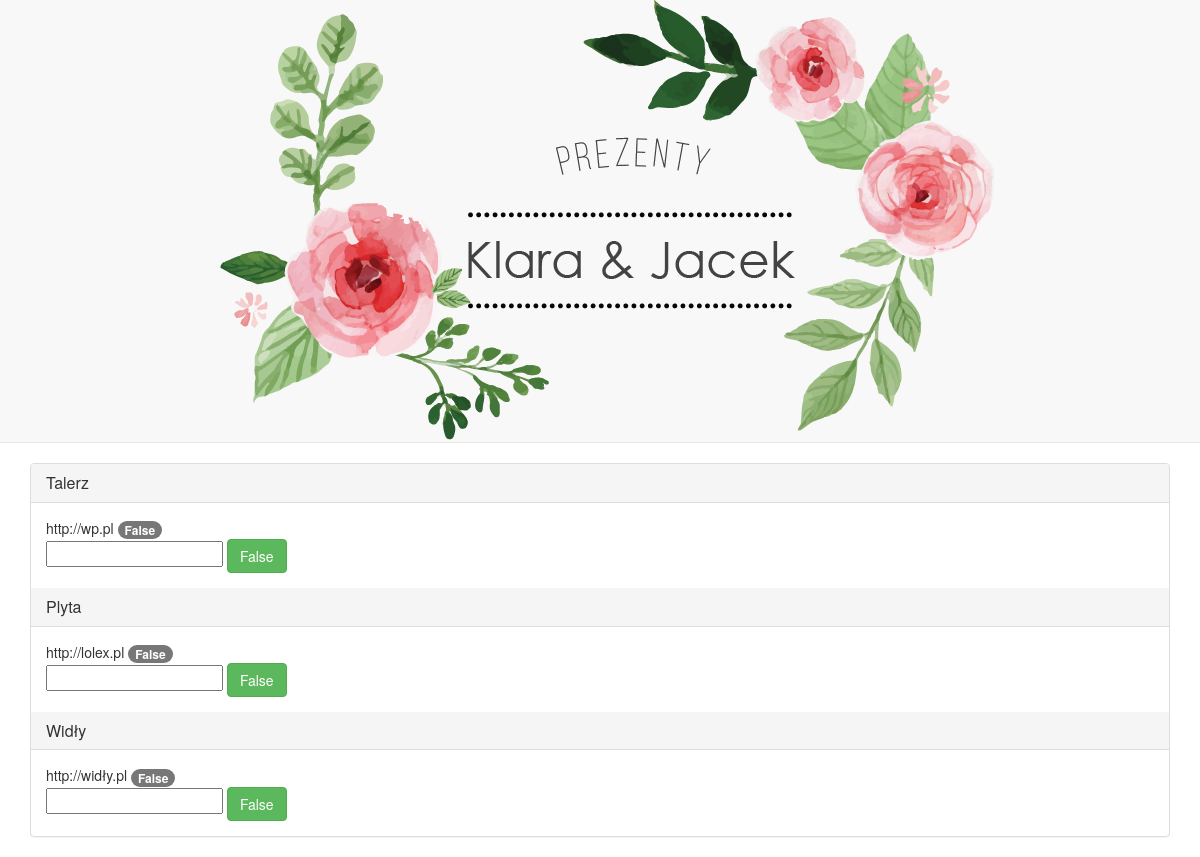
The app's page /, older data.
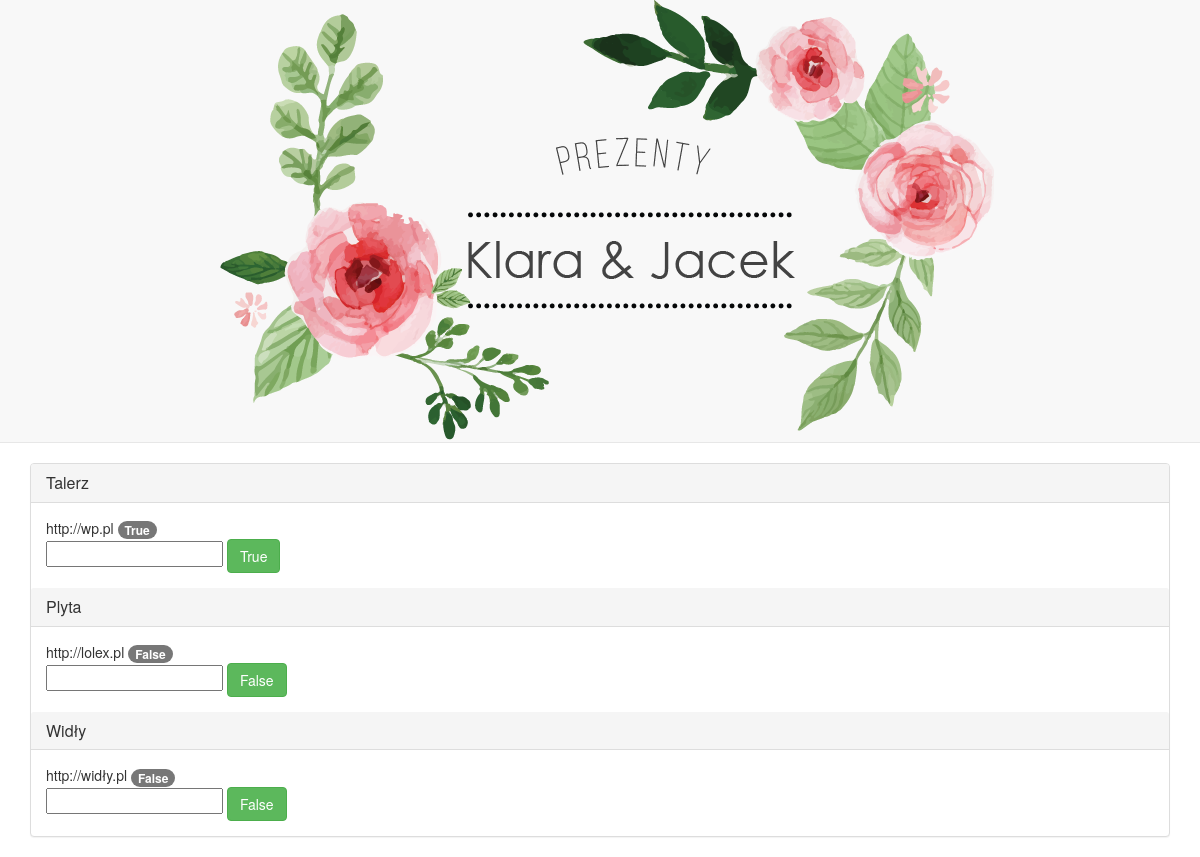
The same page, newer data.
### main_app/models.py (models this page shows, shortened)
class Gift(models.Model):
    name = models.CharField(max_length=100)
    link = models.URLField(max_length=100)
    email = models.EmailField(blank=True, default='')
    occupied = models.BooleanField(default=0)

### main_app/views.py (the view)
# urls.py: url(r'^$', views.index),
def index(request):
    gifts = Gift.objects.all()
    if 'q' in request.POST:
        print('halins')
        print(request.GET)
        occupy(request)
    form_class = ContactForm()
    return render(request, 'index.html', {'gifts': gifts,
                                          'form': form_class})

### main_app/forms.py
class ContactForm(forms.Form):
    contact_email = forms.EmailField(required=True)

### main_app/templates/index.html (shortened to what this page needs)
{% load staticfiles %}
<!DOCTYPE html>
<html lang="pl">
   <head>
      <link href="{% static 'bootstrap.min.css' %}"
         rel="stylesheet">
      <link href="{% static 'style.css' %}"
         rel="stylesheet">
   </head>
   <body>
      <nav class="navbar navbar-default navbar-static-top text-center">
         <a href="/">
         <img src="{% static 'images/baner-01.png' %}" alt="Lista prezentów">
         </a>
      </nav>
      <main class="container" role="main">
         <div class="gift panel panel-default">
            {% for gift in gifts %}
            <div class="panel-heading">
               <h2 class="panel-title"> {{ gift.name }}</h2>
            </div>
            <div class="panel-body">
               {{ gift.link }}
               <span class="badge badge-success">{{ gift.occupied }}</span>
               <form role="form" action="" method="POST">
                  <input type="text" name="q" id="q">
                  <button id ="occupied" data-id="{{ gift.id }}"
                  class="btn btn-success"
                  type="button">
                  {{ gift.occupied }}
                  </button>
               </form>
            </div>
            {% endfor %}
         </div>
      </main>
   </body>
</html>

Row changes from the older to the newer data that the page shows:
changed Gift "Talerz": occupied "False" → "True"
